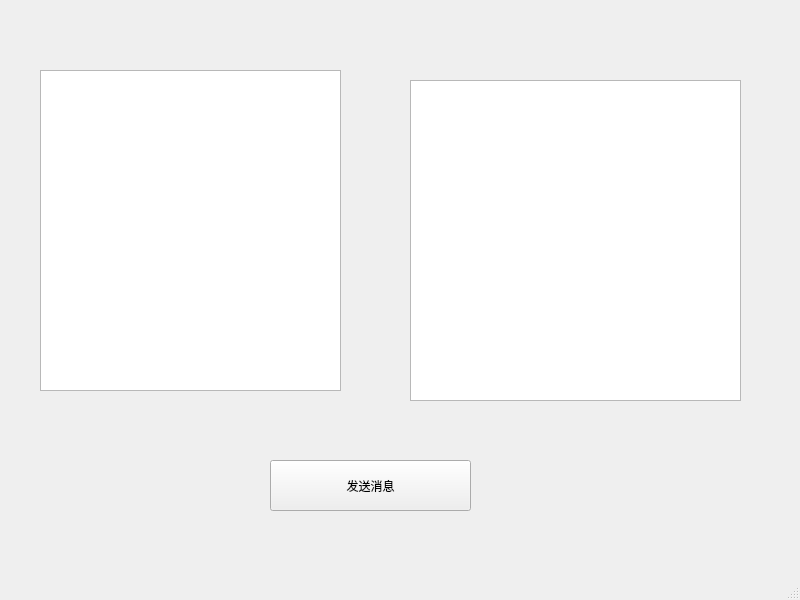
<?xml version="1.0" encoding="UTF-8"?>
<ui version="4.0">
 <class>MainWindow</class>
 <widget class="QMainWindow" name="MainWindow">
  <property name="geometry">
   <rect>
    <x>0</x>
    <y>0</y>
    <width>800</width>
    <height>600</height>
   </rect>
  </property>
  <property name="windowTitle">
   <string>MainWindow</string>
  </property>
  <widget class="QWidget" name="centralwidget">
   <widget class="QPushButton" name="pushButton">
    <property name="geometry">
     <rect>
      <x>270</x>
      <y>460</y>
      <width>201</width>
      <height>51</height>
     </rect>
    </property>
    <property name="text">
     <string>发送消息</string>
    </property>
   </widget>
   <widget class="QTextEdit" name="textEdit">
    <property name="geometry">
     <rect>
      <x>40</x>
      <y>70</y>
      <width>301</width>
      <height>321</height>
     </rect>
    </property>
   </widget>
   <widget class="QTextBrowser" name="textBrowser">
    <property name="geometry">
     <rect>
      <x>410</x>
      <y>80</y>
      <width>331</width>
      <height>321</height>
     </rect>
    </property>
   </widget>
  </widget>
  <widget class="QMenuBar" name="menubar">
   <property name="geometry">
    <rect>
     <x>0</x>
     <y>0</y>
     <width>800</width>
     <height>26</height>
    </rect>
   </property>
  </widget>
  <widget class="QStatusBar" name="statusbar"/>
 </widget>
 <resources/>
 <connections/>
</ui>
